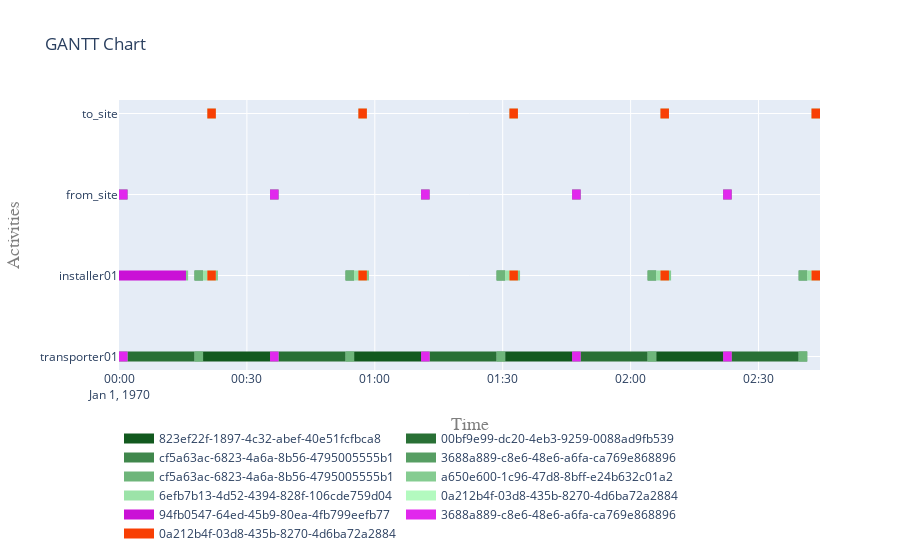

The code cell stored with this chart in its notebook:
### Code cell
plot.get_gantt_chart([transporter01, installer01, from_site, to_site])
